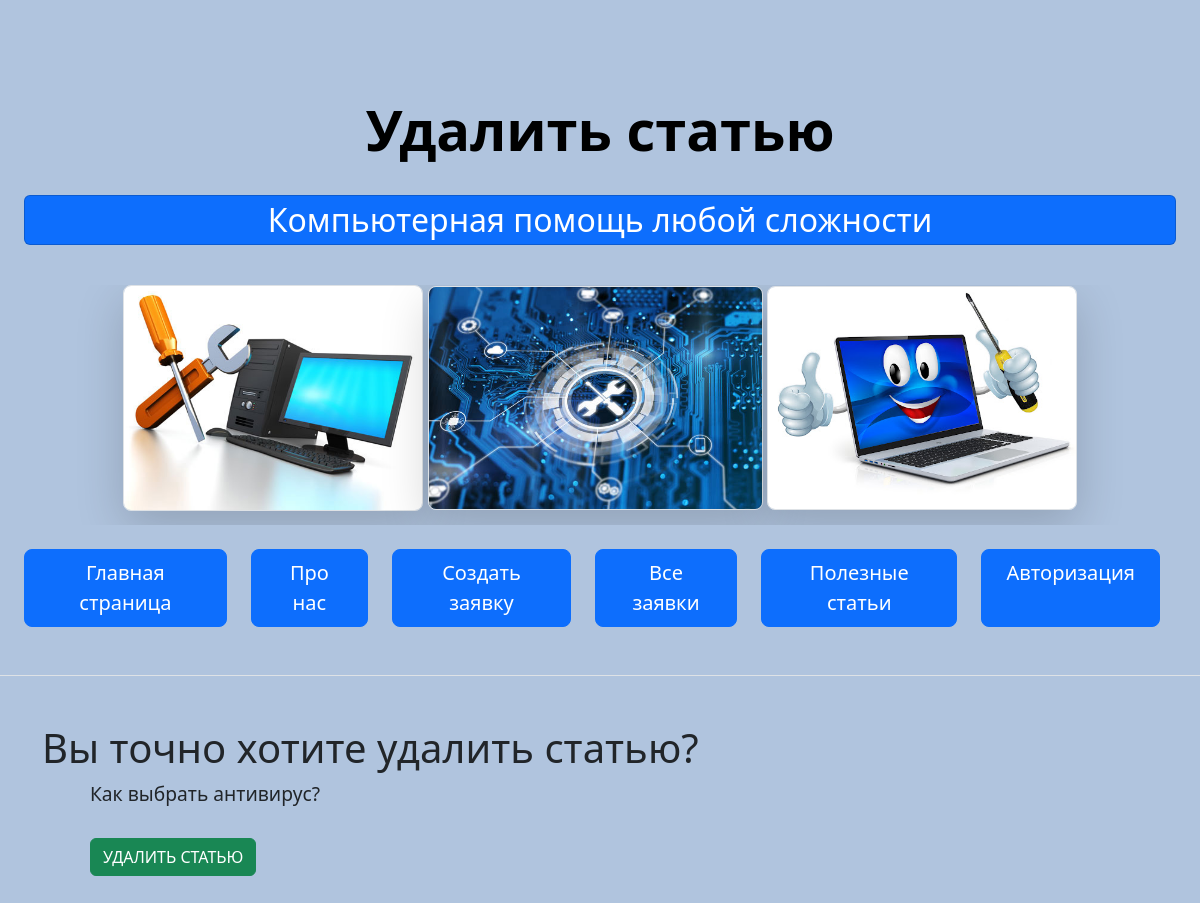
Page /article_del/1 on the earlier database version.
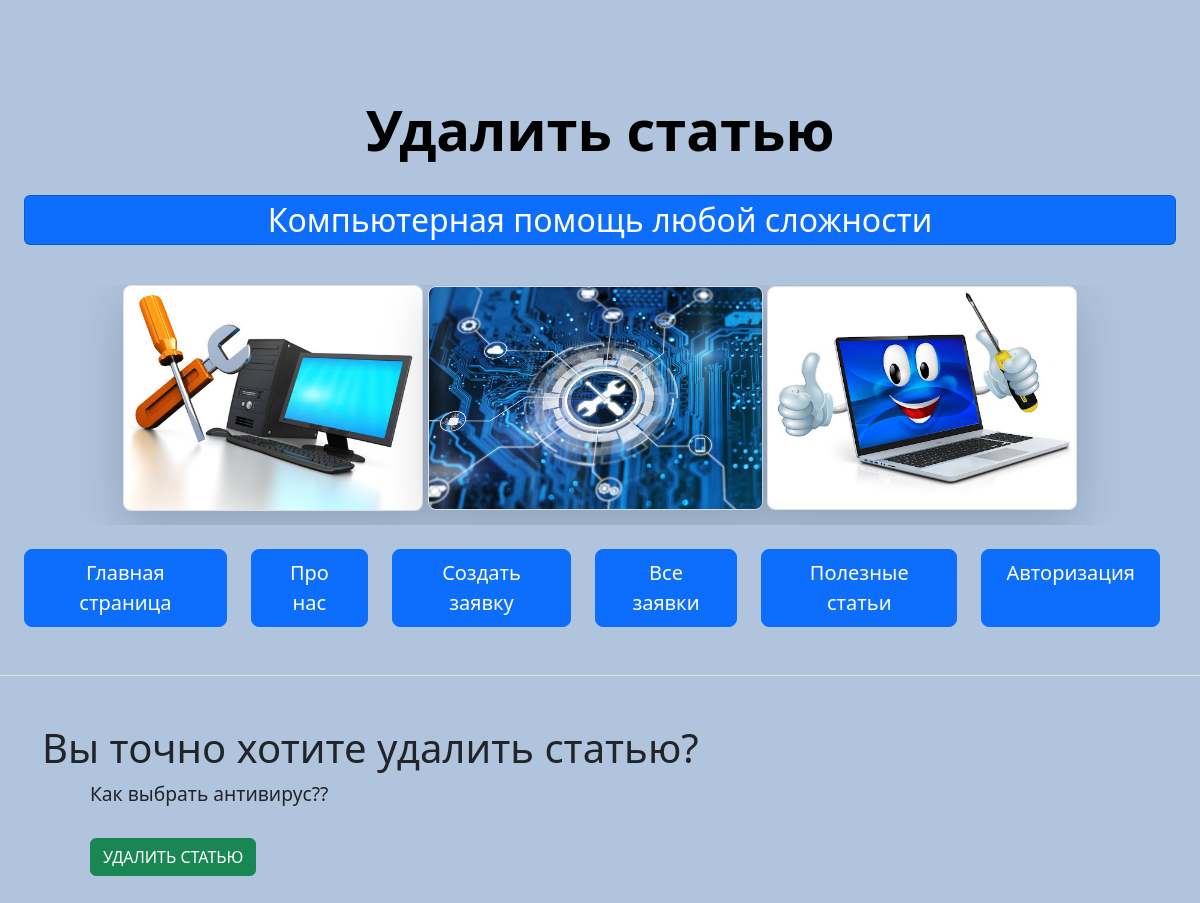
Same page on the later database version.
### main/models.py (models this page shows, shortened)
class Article(models.Model):
    name = models.CharField('Название статьи', max_length=50)
    image = models.ImageField('Изображение', blank=True, null=True, upload_to='main', default='main/info.jpg')
    text = models.TextField('Текст статьи')
    source = models.CharField('Источник', max_length=50)
    date = models.DateTimeField('Дата публикации', default=datetime.now)
    class Meta:
        verbose_name = 'Статьи'
        verbose_name_plural = 'Статьи'

### main/views.py (the view)
# urls.py: path('article_del/<int:pk>', views.ArticleDeleteView.as_view(), name='article_del'),
class ArticleDeleteView(SuccessMessageMixin, DeleteView):
    model = Article
    template_name = 'main/article_del.html'
    success_url = reverse_lazy('articles')
    success_message = 'Статья успешно удалена!'

### main/templates/main/article_del.html (shortened to what this page needs)
{% extends 'main/base.html' %}
{% block name %}
Удалить статью
{% endblock %}
{% block content %}
    <h1>Вы точно хотите удалить статью?</h1>
    <div class="container px-5">
        {{object.name}}
      <form method="post" >
          {% csrf_token %}<br>
          <button type="submit" class="btn btn-success">УДАЛИТЬ СТАТЬЮ</button>
      </form>
    </div>
    <br>
{% endblock %}

Differences in the rows shown:
changed Article: name "Как выбрать антивирус?" → "Как выбрать антивирус??"
